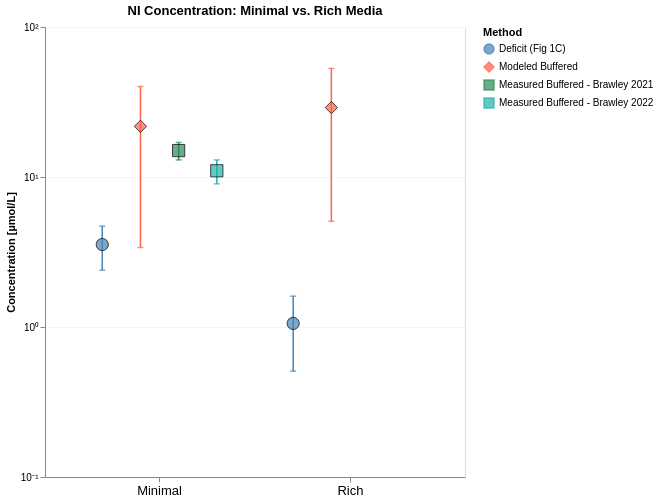

Notebook code cell kept with this figure:
### Markdown cell above
### Plot 10 – Categorical scatter for NI only: modeled, deficit (Fig 1C), and measured across Minimal and Rich media

Each labeled category on the x-axis is a single NI measurement or model estimate with its uncertainty:
- **Minimal** (steelblue): Modeled (competition), Deficit Fig 1C, Measured buffered
- **Rich** (tomato): Modeled (competition), Deficit Fig 1C

A small gap separates the two media groups for visual clarity.

### Code cell
# ── Build long-format NI DataFrame ───────────────────────────────────────────
_DOMAIN_MIN_P10 = 1e-7

_ni_vals = {
    "Minimal": {
        "Deficit (Fig 1C)": (
            float(deficit_minimal.loc["NI", "deficit_M"])     * 1e6,
            float(deficit_minimal.loc["NI", "deficit_M_err"]) * 1e6,
        ),
        "Modeled Buffered": (
            0.5 * (float(est_competition_minimal_lb["NI"]) + float(est_competition_minimal_ub["NI"])) * 1e6,
            0.5 * abs(float(est_competition_minimal_ub["NI"]) - float(est_competition_minimal_lb["NI"])) * 1e6,
        ),
        "Measured Buffered - Brawley 2021": (
            float(meas_buf_minimal.loc["NI", "measured_M"])     * 1e6,
            float(meas_buf_minimal.loc["NI", "measured_std_M"]) * 1e6,
        ),
        "Measured Buffered - Brawley 2022": (
            11, # uM
            2, # uM
        ),
    },
    "Rich": {
        "Deficit (Fig 1C)": (
            float(deficit_rich.loc["NI", "deficit_M"])     * 1e6,
            float(deficit_rich.loc["NI", "deficit_M_err"]) * 1e6,
        ),
        "Modeled Buffered": (
            0.5 * (float(est_competition_rich_lb["NI"]) + float(est_competition_rich_ub["NI"])) * 1e6,
            0.5 * abs(float(est_competition_rich_ub["NI"]) - float(est_competition_rich_lb["NI"])) * 1e6,
        ),
        # No measured buffered data for Rich → omitted
    },
}

df_ni = pl.DataFrame([
    {"medium": medium, "series": series_name, "y_uM": y, "y_err_uM": err}
    for medium, series_dict in _ni_vals.items()
    for series_name, (y, err) in series_dict.items()
]).with_columns([
    pl.max_horizontal(
        pl.col("y_uM") - pl.col("y_err_uM"),
        pl.lit(_DOMAIN_MIN_P10)
    ).alias("y_lo_uM"),
    (pl.col("y_uM") + pl.col("y_err_uM")).alias("y_hi_uM"),
]).filter(pl.col("y_uM") > 0)   # drop negatives (can't plot on log axis)

# ── Scales ────────────────────────────────────────────────────────────────────
_series_order_p10 = ["Deficit (Fig 1C)", "Modeled Buffered",
                     "Measured Buffered - Brawley 2021", "Measured Buffered - Brawley 2022"]
_medium_order_p10 = ["Minimal", "Rich"]

y_scale_p10   = alt.Scale(type="log", domain=[1e-1, 1e2])
col_scale_p10 = alt.Scale(domain=_series_order_p10, range=["steelblue", "tomato", "seagreen", "lightseagreen"])
shp_scale_p10 = alt.Scale(domain=_series_order_p10, range=["circle", "diamond", "square", "square"])
_legend_p10   = alt.Legend(title="Method")

# ── Shared encodings ──────────────────────────────────────────────────────────
_x10     = alt.X("medium:N",  sort=_medium_order_p10, title="",
                 axis=alt.Axis(labelAngle=0, labelFontSize=13))
_xoff10  = alt.XOffset("series:N", sort=_series_order_p10)
_col10   = alt.Color("series:N", scale=col_scale_p10, legend=_legend_p10)
_col10_  = alt.Color("series:N", scale=col_scale_p10)   # no legend=None → avoids suppressing the legend

base10 = alt.Chart(df_ni)

# ── Layers ────────────────────────────────────────────────────────────────────
points10 = (
    base10.mark_point(filled=True, size=150, stroke="black", strokeWidth=1)
    .encode(
        x=_x10, xOffset=_xoff10,
        y=alt.Y("y_uM:Q", scale=y_scale_p10,
                title="Concentration [µmol/L]",
                axis=alt.Axis(
                    labelExpr=_log_label_unicode,
                    values=[1e-2, 1e-1, 1e0, 1e1, 1e2],  # one tick per decade
                )),
        color=_col10,
        shape=alt.Shape("series:N", scale=shp_scale_p10, legend=_legend_p10),
    )
)

err_rule10 = (
    base10.mark_rule(strokeWidth=1.5, clip=True)
    .encode(
        x=_x10, xOffset=_xoff10,
        y=alt.Y("y_lo_uM:Q", scale=y_scale_p10),
        y2=alt.Y2("y_hi_uM:Q"),
        color=_col10_,
    )
)

err_cap_lo10 = (
    base10.mark_tick(width=6, thickness=1.5, clip=True)
    .encode(x=_x10, xOffset=_xoff10,
            y=alt.Y("y_lo_uM:Q", scale=y_scale_p10), color=_col10_)
)

err_cap_hi10 = (
    base10.mark_tick(width=6, thickness=1.5, clip=True)
    .encode(x=_x10, xOffset=_xoff10,
            y=alt.Y("y_hi_uM:Q", scale=y_scale_p10), color=_col10_)
)

chart10 = (err_rule10 + err_cap_lo10 + err_cap_hi10 + points10).properties(
    width=420, height=450,
    title="NI Concentration: Minimal vs. Rich Media"
).configure_axis(gridColor="#f3f6fa")
# chart10.save("notebooks/cofactors/buffer_figures/NI_bar.svg")
chart10

### Figure 1 — Vega-Lite specification as saved in the notebook (floating-point values rounded to 4 significant figures)
{"config": {"view": {"continuousWidth": 300, "continuousHeight": 300}, "axis": {"gridColor": "#f3f6fa"}}, "layer": [{"mark": {"type": "rule", "clip": true, "strokeWidth": 1.5}, "encoding": {"color": {"field": "series", "scale": {"domain": ["Deficit (Fig 1C)", "Modeled Buffered", "Measured Buffered - Brawley 2021", "Measured Buffered - Brawley 2022"], "range": ["steelblue", "tomato", "seagreen", "lightseagreen"]}, "type": "nominal"}, "x": {"axis": {"labelAngle": 0, "labelFontSize": 13}, "field": "medium", "sort": ["Minimal", "Rich"], "title": "", "type": "nominal"}, "xOffset": {"field": "series", "sort": ["Deficit (Fig 1C)", "Modeled Buffered", "Measured Buffered - Brawley 2021", "Measured Buffered - Brawley 2022"], "type": "nominal"}, "y": {"field": "y_lo_uM", "scale": {"domain": [0.1, 100.0], "type": "log"}, "type": "quantitative"}, "y2": {"field": "y_hi_uM"}}}, {"mark": {"type": "tick", "clip": true, "thickness": 1.5, "width": 6}, "encoding": {"color": {"field": "series", "scale": {"domain": ["Deficit (Fig 1C)", "Modeled Buffered", "Measured Buffered - Brawley 2021", "Measured Buffered - Brawley 2022"], "range": ["steelblue", "tomato", "seagreen", "lightseagreen"]}, "type": "nominal"}, "x": {"axis": {"labelAngle": 0, "labelFontSize": 13}, "field": "medium", "sort": ["Minimal", "Rich"], "title": "", "type": "nominal"}, "xOffset": {"field": "series", "sort": ["Deficit (Fig 1C)", "Modeled Buffered", "Measured Buffered - Brawley 2021", "Measured Buffered - Brawley 2022"], "type": "nominal"}, "y": {"field": "y_lo_uM", "scale": {"domain": [0.1, 100.0], "type": "log"}, "type": "quantitative"}}}, {"mark": {"type": "tick", "clip": true, "thickness": 1.5, "width": 6}, "encoding": {"color": {"field": "series", "scale": {"domain": ["Deficit (Fig 1C)", "Modeled Buffered", "Measured Buffered - Brawley 2021", "Measured Buffered - Brawley 2022"], "range": ["steelblue", "tomato", "seagreen", "lightseagreen"]}, "type": "nominal"}, "x": {"axis": {"labelAngle": 0, "labelFontSize": 13}, "field": "medium", "sort": ["Minimal", "Rich"], "title": "", "type": "nominal"}, "xOffset": {"field": "series", "sort": ["Deficit (Fig 1C)", "Modeled Buffered", "Measured Buffered - Brawley 2021", "Measured Buffered - Brawley 2022"], "type": "nominal"}, "y": {"field": "y_hi_uM", "scale": {"domain": [0.1, 100.0], "type": "log"}, "type": "quantitative"}}}, {"mark": {"type": "point", "filled": true, "size": 150, "stroke": "black", "strokeWidth": 1}, "encoding": {"color": {"field": "series", "legend": {"title": "Method"}, "scale": {"domain": ["Deficit (Fig 1C)", "Modeled Buffered", "Measured Buffered - Brawley 2021", "Measured Buffered - Brawley 2022"], "range": ["steelblue", "tomato", "seagreen", "lightseagreen"]}, "type": "nominal"}, "shape": {"field": "series", "legend": {"title": "Method"}, "scale": {"domain": ["Deficit (Fig 1C)", "Modeled Buffered", "Measured Buffered - Brawley 2021", "Measured Buffered - Brawley 2022"], "range": ["circle", "diamond", "square", "square"]}, "type": "nominal"}, "x": {"axis": {"labelAngle": 0, "labelFontSize": 13}, "field": "medium", "sort": ["Minimal", "Rich"], "title": "", "type": "nominal"}, "xOffset": {"field": "series", "sort": ["Deficit (Fig 1C)", "Modeled Buffered", "Measured Buffered - Brawley 2021", "Measured Buffered - Brawley 2022"], "type": "nominal"}, "y": {"axis": {"labelExpr": "datum.value > 0 ? '10' + replace(replace(replace(replace(replace(replace(replace(replace(replace(replace(replace('' + round(log(datum.value)/LN10), '-','⁻'),'0','⁰'),'1','¹'),'2','²'),'3','³'),'4','⁴'),'5','⁵'),'6','⁶'),'7','⁷'),'8','⁸'),'9','⁹') : '0'", "values": [0.01, 0.1, 1.0, 10.0, 100.0]}, "field": "y_uM", "scale": {"domain": [0.1, 100.0], "type": "log"}, "title": "Concentration [µmol/L]", "type": "quantitative"}}}], "data": {"name": "data-cf90e3aab248251876dfe8c501c113a6"}, "height": 450, "title": "NI Concentration: Minimal vs. Rich Media", "width": 420, "$schema": "https://vega.github.io/schema/vega-lite/v5.20.1.json", "datasets": {"data-cf90e3aab248251876dfe8c501c113a6": [{"medium": "Minimal", "series": "Deficit (Fig 1C)", "y_uM": 3.546, "y_err_uM": 1.154, "y_lo_uM": 2.392, "y_hi_uM": 4.7}, {"medium": "Minimal", "series": "Modeled Buffered", "y_uM": 21.76, "y_err_uM": 18.38, "y_lo_uM": 3.388, "y_hi_uM": 40.14}, {"medium": "Minimal", "series": "Measured Buffered - Brawley 2021", "y_uM": 15.0, "y_err_uM": 2.0, "y_lo_uM": 13.0, "y_hi_uM": 17.0}, {"medium": "Minimal", "series": "Measured Buffered - Brawley 2022", "y_uM": 11.0, "y_err_uM": 2.0, "y_lo_uM": 9.0, "y_hi_uM": 13.0}, {"medium": "Rich", "series": "Deficit (Fig 1C)", "y_uM": 1.057, "y_err_uM": 0.5487, "y_lo_uM": 0.5079, "y_hi_uM": 1.605}, {"medium": "Rich", "series": "Modeled Buffered", "y_uM": 29.03, "y_err_uM": 23.96, "y_lo_uM": 5.067, "y_hi_uM": 52.99}]}}
